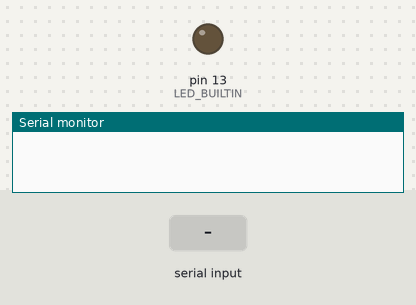
The sketch below on a simulated Arduino Uno, built with avr-gcc and run on an emulated ATmega328P. On the bench: output pins drawn as LEDs (lit = HIGH), the last lines printed to the serial monitor. The inputs (shaded band) are chosen by the test bench.

Above: at 1.2 s.
1.3 s: "0" received over Serial
At 2.3 s:
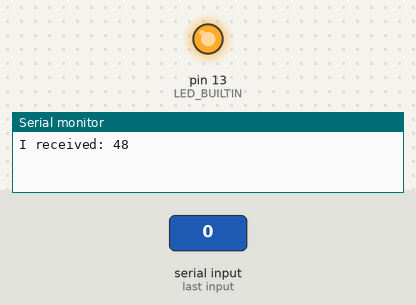
2.8 s: "1" received over Serial
At 3.4 s:
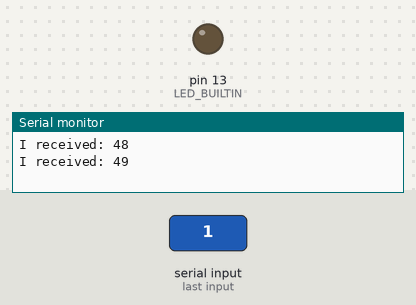
Timing chart, 0 to 5.8 s (numbered marks = the images above; inputs shaded):
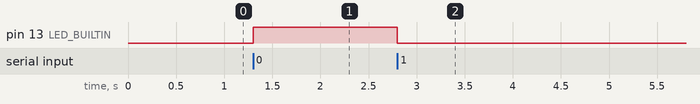

The sketch:

MillisExample.ino
```cpp
unsigned long previousMillis = 0;
const long interval = 500;
int ledState = LOW;

void setup() {
  pinMode(LED_BUILTIN, OUTPUT);
  Serial.begin(9600);
}


void loop() {
  // MasterSerial();
  SlaveSerial();
}

void MasterSerial() {
  unsigned long currentMillis = millis();

  if (currentMillis - previousMillis >= interval) {
    // Serial.print("previousMillis: ");
    // Serial.println(previousMillis);
    previousMillis = currentMillis;
    if (ledState == LOW) {
      ledState = HIGH;
      Serial.print(1);
    } else {
      ledState = LOW;
      Serial.print(0);
    }
    digitalWrite(LED_BUILTIN, ledState);
  }
}

void SlaveSerial() {


  if (Serial.available() > 0) {

    char c = Serial.read();
    if (c == '1') { digitalWrite(LED_BUILTIN, LOW); }
    if (c == '0') { digitalWrite(LED_BUILTIN, HIGH); }

    Serial.print("I received: ");
    Serial.println(c, DEC);
  }

}
```

Measured:
- after the input at 1.3 s, pin 13 (LED_BUILTIN): LOW → HIGH at once
- after the input at 2.8 s, pin 13 (LED_BUILTIN): HIGH → LOW at once
